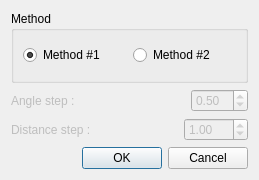
<?xml version="1.0" encoding="UTF-8"?>
<ui version="4.0">
 <class>HoughDialog</class>
 <widget class="QDialog" name="HoughDialog">
  <property name="geometry">
   <rect>
    <x>0</x>
    <y>0</y>
    <width>259</width>
    <height>180</height>
   </rect>
  </property>
  <property name="windowTitle">
   <string>Hough transform</string>
  </property>
  <layout class="QVBoxLayout" name="verticalLayout">
   <item>
    <widget class="QGroupBox" name="groupBox">
     <property name="title">
      <string>Method</string>
     </property>
     <layout class="QHBoxLayout" name="horizontalLayout">
      <item>
       <widget class="QRadioButton" name="method1Button">
        <property name="text">
         <string>Method #1</string>
        </property>
        <property name="checked">
         <bool>true</bool>
        </property>
       </widget>
      </item>
      <item>
       <widget class="QRadioButton" name="method2Button">
        <property name="text">
         <string>Method #2</string>
        </property>
       </widget>
      </item>
     </layout>
    </widget>
   </item>
   <item>
    <layout class="QHBoxLayout" name="horizontalLayout_2">
     <item>
      <widget class="QLabel" name="angleLabel">
       <property name="enabled">
        <bool>false</bool>
       </property>
       <property name="sizePolicy">
        <sizepolicy hsizetype="Expanding" vsizetype="Preferred">
         <horstretch>0</horstretch>
         <verstretch>0</verstretch>
        </sizepolicy>
       </property>
       <property name="text">
        <string>Angle step : </string>
       </property>
      </widget>
     </item>
     <item>
      <widget class="QDoubleSpinBox" name="angleBox">
       <property name="enabled">
        <bool>false</bool>
       </property>
       <property name="minimum">
        <double>0.010000000000000</double>
       </property>
       <property name="maximum">
        <double>90.000000000000000</double>
       </property>
       <property name="value">
        <double>0.500000000000000</double>
       </property>
      </widget>
     </item>
    </layout>
   </item>
   <item>
    <layout class="QHBoxLayout" name="horizontalLayout_3">
     <item>
      <widget class="QLabel" name="distanceLabel">
       <property name="enabled">
        <bool>false</bool>
       </property>
       <property name="sizePolicy">
        <sizepolicy hsizetype="Expanding" vsizetype="Preferred">
         <horstretch>0</horstretch>
         <verstretch>0</verstretch>
        </sizepolicy>
       </property>
       <property name="text">
        <string>Distance step : </string>
       </property>
      </widget>
     </item>
     <item>
      <widget class="QDoubleSpinBox" name="distanceBox">
       <property name="enabled">
        <bool>false</bool>
       </property>
       <property name="minimum">
        <double>0.010000000000000</double>
       </property>
       <property name="maximum">
        <double>512.000000000000000</double>
       </property>
       <property name="value">
        <double>1.000000000000000</double>
       </property>
      </widget>
     </item>
    </layout>
   </item>
   <item>
    <widget class="QDialogButtonBox" name="buttonBox">
     <property name="sizePolicy">
      <sizepolicy hsizetype="Preferred" vsizetype="Fixed">
       <horstretch>0</horstretch>
       <verstretch>0</verstretch>
      </sizepolicy>
     </property>
     <property name="orientation">
      <enum>Qt::Horizontal</enum>
     </property>
     <property name="standardButtons">
      <set>QDialogButtonBox::Cancel|QDialogButtonBox::Ok</set>
     </property>
    </widget>
   </item>
  </layout>
 </widget>
 <resources/>
 <connections>
  <connection>
   <sender>buttonBox</sender>
   <signal>accepted()</signal>
   <receiver>HoughDialog</receiver>
   <slot>accept()</slot>
   <hints>
    <hint type="sourcelabel">
     <x>248</x>
     <y>254</y>
    </hint>
    <hint type="destinationlabel">
     <x>157</x>
     <y>274</y>
    </hint>
   </hints>
  </connection>
  <connection>
   <sender>buttonBox</sender>
   <signal>rejected()</signal>
   <receiver>HoughDialog</receiver>
   <slot>reject()</slot>
   <hints>
    <hint type="sourcelabel">
     <x>316</x>
     <y>260</y>
    </hint>
    <hint type="destinationlabel">
     <x>286</x>
     <y>274</y>
    </hint>
   </hints>
  </connection>
  <connection>
   <sender>method2Button</sender>
   <signal>toggled(bool)</signal>
   <receiver>angleLabel</receiver>
   <slot>setEnabled(bool)</slot>
   <hints>
    <hint type="sourcelabel">
     <x>188</x>
     <y>44</y>
    </hint>
    <hint type="destinationlabel">
     <x>92</x>
     <y>87</y>
    </hint>
   </hints>
  </connection>
  <connection>
   <sender>method2Button</sender>
   <signal>toggled(bool)</signal>
   <receiver>angleBox</receiver>
   <slot>setEnabled(bool)</slot>
   <hints>
    <hint type="sourcelabel">
     <x>188</x>
     <y>44</y>
    </hint>
    <hint type="destinationlabel">
     <x>215</x>
     <y>87</y>
    </hint>
   </hints>
  </connection>
  <connection>
   <sender>method2Button</sender>
   <signal>toggled(bool)</signal>
   <receiver>distanceLabel</receiver>
   <slot>setEnabled(bool)</slot>
   <hints>
    <hint type="sourcelabel">
     <x>188</x>
     <y>44</y>
    </hint>
    <hint type="destinationlabel">
     <x>96</x>
     <y>123</y>
    </hint>
   </hints>
  </connection>
  <connection>
   <sender>method2Button</sender>
   <signal>toggled(bool)</signal>
   <receiver>distanceBox</receiver>
   <slot>setEnabled(bool)</slot>
   <hints>
    <hint type="sourcelabel">
     <x>188</x>
     <y>44</y>
    </hint>
    <hint type="destinationlabel">
     <x>215</x>
     <y>123</y>
    </hint>
   </hints>
  </connection>
 </connections>
</ui>
